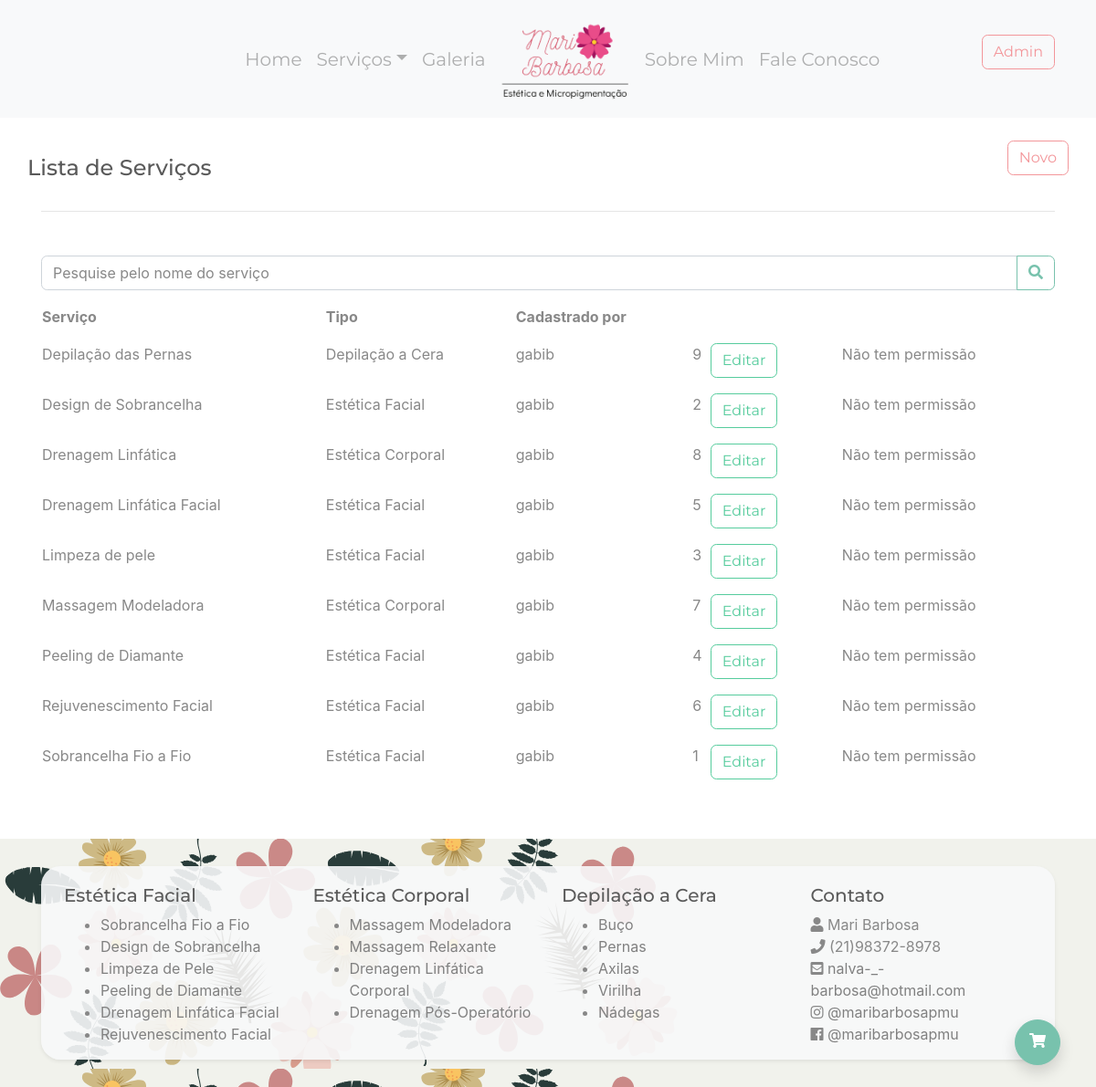
The app's page /servicos (signed in) with its own data.
### meuSite/models.py (models this page shows, shortened)
class Servico(models.Model):
    tipo = models.ForeignKey(TipoServico, on_delete=models.CASCADE)
    nome = models.CharField('Servico', max_length=200, db_index=True)
    tag = models.SlugField('Tag', max_length=100, default=' ')
    imagem = models.CharField('Imagem', max_length=200)
    descricao = models.TextField(blank=True)
    user = models.ForeignKey(settings.AUTH_USER_MODEL,
                             related_name='servicos',
                             on_delete=models.DO_NOTHING,
                             null=True)
    preco = models.DecimalField('Preco', max_digits=10, decimal_places=2, default=0)
    class Meta:
        db_table = 'servico'
        ordering = ('nome',)

class TipoServico(models.Model):
    nome = models.CharField('Tipo', max_length=200, db_index=True, unique=True)
    nomePrincipal = models.CharField('Nome Principal', max_length=200, db_index=True, unique=True)
    class Meta:
        db_table = 'tipoServico'

### meuSite/views.py (the view)
# urls.py: path('servicos', views.servico_listar, name='servico_listar'),
def servico_listar(request):
    form = PesquisaServicoForm(request.GET)
    servicos = Servico.objects.all().order_by('nome')
    current_user = request.user
    return render(request, 'servico_listar.html', {'servicos': servicos, 'form': form, 'user': current_user})

### meuSite/forms.py
class PesquisaServicoForm(forms.Form):
    class Meta:
        fields = ('nome')
    nome = forms.CharField(
        widget=forms.TextInput(
            attrs={'class': 'form-control', 'maxlength': '120', 'placeholder': "Pesquise pelo nome do serviço"}),
        required=False)

### meuSite/templates/servico_listar.html (shortened to what this page needs)
{% extends "base.html" %}
{% load static %}
{% block estilo %}
    <link rel="stylesheet" type="text/css" href="{% static 'css/servico_editar.css' %}"/>
{% endblock %}
{% block conteudo %}
    <div class="container my-4 espaco-inicio">
        <div class="block">
            <div class="row">
                <div class="col-12">
                    <div class="row">
                        <div class="col p-0">
                            <h4 class="my-3">Lista de Serviços</h4>
                        </div>
                        <div class="col-auto p-0">
                            <a class="btn btn-outline-secondary mb-2"
                               href="{% url 'estetica:cadastro' %}">Novo</a>
                        </div>
                    </div>
                    <hr class="mb-5">
                </div>
                <div class="col-12">
                    <form type="get" action="{% url 'estetica:pesquisa' %}" style="margin: 0">
                        <div class="input-group mb-3">
                            {{ form.nome }}
                            <div class="input-group-append">
                                <button class="btn btn-outline-primary" type="submit" id="botao-pesquisa">
                                    <i class="fa fa-search"></i>
                                </button>
                            </div>
                        </div>
                    </form>
                </div>
            </div>
            <table class="table table-borderless">
                <thead>
                {% if servicos %}
                    <tr>
                        <th scope="col">Serviço</th>
                        <th scope="col">Tipo</th>
                        <th scope="col">Cadastrado por</th>
                        <th scope="col"></th>
                        <th scope="col"></th>
                    </tr>
                {% endif %}
                </thead>
                <tbody>
                {% for servico in servicos %}
                    <tr class="">
                        <td class="pt-3">{{ servico.nome }}</td>
                        <td class="pt-3">{{ servico.tipo.nome }}</td>
                        <td class="pt-3">{{ servico.user }}</td>
                        <td class="pt-3">{{ servico.id }}</td>
                        <td class="pt-3">
                            <a id="botao_editar" href="{% url 'estetica:servico_editar' servico.id %}"
                               class="btn btn-outline-success mr-3">
                                Editar
                            </a>
                        </td>
                        <td class="pt-3">
                            {% if user.username|stringformat:"s" == servico.user|stringformat:"s" %}
                                <form id="form_remover" action="{% url 'estetica:servico_remover' servico.id %}"
                                      method="POST"
                                      enctype="multipart/form-data" novalidate>
                                    {% csrf_token %}
                                    <button id="botao_remover" class="btn btn-outline-danger">
                                        Remover
                                    </button>
                                </form>
                            {% else %}
                                Não tem permissão
                            {% endif %}
                        </td>
                    </tr>
                {% endfor %}
                </tbody>
            </table>
            <div class='row' style='font-size: 14px;'>
                <div class='col-12 pt-4'>
                </div>
            </div>
        </div>
    </div>
{% endblock conteudo %}

### meuSite/static/css/all.css (style rules this page uses)
.fa, .fas, .far, .fal, .fab { -moz-osx-font-smoothing: grayscale; -webkit-font-smoothing: antialiased; display: inline-block; font-style: normal; font-variant: normal; text-rendering: auto; line-height: 1; }
.fa-search:before { content: "\f002"; }
.fa, .fas { font-family: 'Font Awesome 5 Free'; font-weight: 900; }

### meuSite/static/css/servico_editar.css (style rules this page uses)
.espaco-inicio { padding-top: 130px; }

### records on screen
Servico: nome "Depilação das Pernas", tipo.nome "Depilação a Cera", user "gabib", id "9", shows "Não tem permissão"
Servico: nome "Design de Sobrancelha", tipo.nome "Estética Facial", user "gabib", id "2", shows "Não tem permissão"
Servico: nome "Drenagem Linfática", tipo.nome "Estética Corporal", user "gabib", id "8", shows "Não tem permissão"
Servico: nome "Drenagem Linfática Facial", tipo.nome "Estética Facial", user "gabib", id "5", shows "Não tem permissão"
Servico: nome "Limpeza de pele", tipo.nome "Estética Facial", user "gabib", id "3", shows "Não tem permissão"
Servico: nome "Massagem Modeladora", tipo.nome "Estética Corporal", user "gabib", id "7", shows "Não tem permissão"
Servico: nome "Peeling de Diamante", tipo.nome "Estética Facial", user "gabib", id "4", shows "Não tem permissão"
Servico: nome "Rejuvenescimento Facial", tipo.nome "Estética Facial", user "gabib", id "6", shows "Não tem permissão"
Servico: nome "Sobrancelha Fio a Fio", tipo.nome "Estética Facial", user "gabib", id "1", shows "Não tem permissão"
